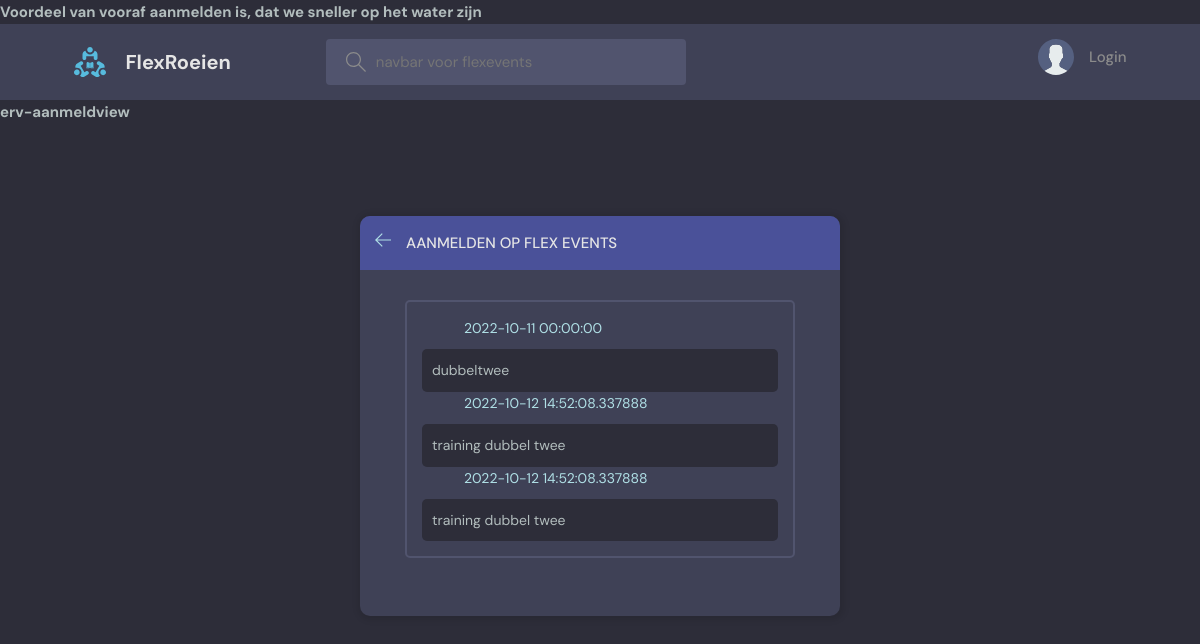
/events/, run on an earlier commit of the app's database.
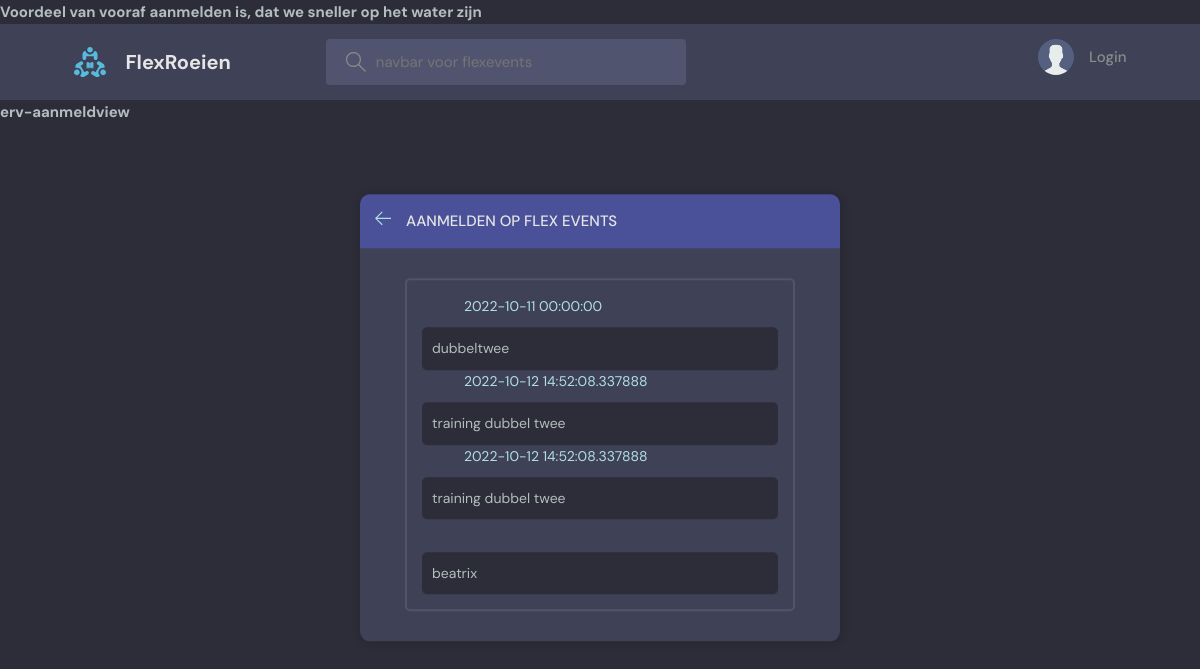
And on a later commit of the database.
### beatrix/models.py (models this page shows, shortened)
class Flexevent(models.Model):
    host = models.ForeignKey(User, on_delete=models.SET_NULL, null=True)
    id = models.AutoField(primary_key=True)
    topic = models.ForeignKey(Topic, on_delete=models.SET_NULL, null=True)
    event_text = models.CharField(max_length=200)
    name = models.CharField(max_length=200)
    description = models.TextField(null=True, blank=True) # database field (can Empty), form field (can Empty)
    pub_date = models.CharField(max_length=35)
    pub_time = models.CharField(max_length=35, default='10:00')
    flexhost = models.CharField(max_length=135, default='-')
    lid = models.ManyToManyField(Person,through='Flexlid')  ##, on_delete=models.SET_NULL, null=True)
    deelnemers = models.ManyToManyField(User, related_name='deelnemer', blank=True)
    created = models.DateTimeField(default=datetime.now, blank=True)

### beatrix/views.py (the view)
# urls.py: path('events/', AanmeldView.as_view(), name='aanmelden'),
class AanmeldView(ListView):
    template_name='beatrix/erv-aanmeld-activity.html'
    print('aanmelden')
    queryset=Flexevent.objects.all()
    def get_context_data(self, **kwargs):
        x=0
        year=int(date.today().strftime('%Y'))
        month = int(date.today().strftime('%m'))
        volgendemaand=month
        monthend=[0,31,28,31,30,31,30,31,31,30,31,30,31] #jfmamjjasond
        x+=1
        if month <= 12 and x==0: volgendemaand=month+1
        einde=monthend[volgendemaand]
        end=date(year,month,einde)
        beginmonth = 1 #int(date.today().strftime('%m'))
        endmonth = 12 # int(date.today().strftime('%m'))
        monthend=[0,31,28,31,30,31,30,31,31,30,31,30,31] #jfmamjjasond
        einde=monthend[endmonth]
        x=100
        start=date(year,beginmonth,1)
        end=date(year,endmonth,einde)
        start=date(year,beginmonth,1)
        rooster=Flexevent.objects.filter(created__range=[start, end])
        roostergedeeltelijk=Flexevent.objects.filter(created__range=[start, end])[:x]
        context = {
        'rooster': roostergedeeltelijk,
        }
        return context

### beatrix/templates/beatrix/erv-aanmeld-activity.html (shortened to what this page needs)
{% extends 'erv-base.html' %}
{% block content %}
<h5>erv-aanmeldview</h5>
    <main class="layout">
      <div class="container">
        <div class="layout__box">
          <div class="layout__boxHeader">
            <div class="layout__boxTitle">
            <a href="{% url 'erv-home' %}">
                <svg version="1.1" xmlns="http://www.w3.org/2000/svg" width="32" height="32" viewBox="0 0 32 32">
                  <title>arrow-left</title>
                  <path
                    d="M13.723 2.286l-13.723 13.714 13.719 13.714 1.616-1.611-10.96-10.96h27.625v-2.286h-27.625l10.965-10.965-1.616-1.607z"
                  ></path>
                </svg>
              </a>
              <h3>Aanmelden op Flex Events</h3>
            </div>
          </div>
          <div class="activities-page layout__body">
           <div class="activities__box">
        <div class="activities__boxHeader roomListRoom__header">
                     {% for h in rooster %}
        </div>
        <div class="activities__boxContent">
                    <a href="{% url 'vote' h.id %}">{{h.pub_date}}</a>
            <div class="activities__boxRoomContent">{{h.event_text}}</div>
                             {% endfor %}
        </div>
    </div>
          </div>
        </div>
      </div>
    </main>
{% endblock content %}

What changed in the data, as far as the page shows it:
added Flexevent: event_text "beatrix"
